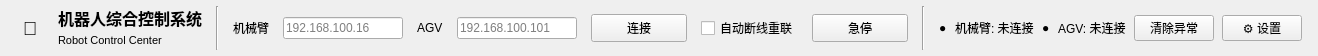
     <widget class="QFrame" name="topBar">
      <property name="sizePolicy">
       <sizepolicy hsizetype="Preferred" vsizetype="Maximum">
        <horstretch>0</horstretch>
        <verstretch>0</verstretch>
       </sizepolicy>
      </property>
      <property name="maximumSize">
       <size>
        <width>16777215</width>
        <height>56</height>
       </size>
      </property>
      <layout class="QHBoxLayout" name="topBarLayout">
       <property name="spacing">
        <number>14</number>
       </property>
       <property name="leftMargin">
        <number>16</number>
       </property>
       <property name="topMargin">
        <number>6</number>
       </property>
       <property name="rightMargin">
        <number>16</number>
       </property>
       <property name="bottomMargin">
        <number>6</number>
       </property>
       <item>
        <widget class="QLabel" name="lblLogo">
         <property name="minimumSize">
          <size>
           <width>28</width>
           <height>0</height>
          </size>
         </property>
         <property name="font">
          <font>
           <pointsize>14</pointsize>
          </font>
         </property>
         <property name="text">
          <string>🤖</string>
         </property>
         <property name="alignment">
          <set>Qt::AlignmentFlag::AlignCenter</set>
         </property>
        </widget>
       </item>
       <item>
        <layout class="QVBoxLayout" name="brandTitleLayout">
         <property name="spacing">
          <number>0</number>
         </property>
         <item>
          <widget class="QLabel" name="lblTitle">
           <property name="font">
            <font>
             <pointsize>12</pointsize>
             <bold>true</bold>
            </font>
           </property>
           <property name="text">
            <string>机器人综合控制系统</string>
           </property>
          </widget>
         </item>
         <item>
          <widget class="QLabel" name="lblSubtitle">
           <property name="font">
            <font>
             <pointsize>8</pointsize>
            </font>
           </property>
           <property name="text">
            <string>Robot Control Center</string>
           </property>
          </widget>
         </item>
        </layout>
       </item>
       <item>
        <widget class="QFrame" name="sep1">
         <property name="frameShape">
          <enum>QFrame::Shape::VLine</enum>
         </property>
         <property name="frameShadow">
          <enum>QFrame::Shadow::Sunken</enum>
         </property>
         <property name="fixedWidth" stdset="0">
          <number>1</number>
         </property>
        </widget>
       </item>
       <item>
        <widget class="QLabel" name="lblArmIpTitle">
         <property name="text">
          <string>机械臂</string>
         </property>
        </widget>
       </item>
       <item>
        <widget class="QLineEdit" name="editArmIp">
         <property name="minimumSize">
          <size>
           <width>120</width>
           <height>0</height>
          </size>
         </property>
         <property name="maximumSize">
          <size>
           <width>150</width>
           <height>16777215</height>
          </size>
         </property>
         <property name="placeholderText">
          <string>192.168.100.16</string>
         </property>
        </widget>
       </item>
       <item>
        <widget class="QLabel" name="lblAgvIpTitle">
         <property name="text">
          <string>AGV</string>
         </property>
        </widget>
       </item>
       <item>
        <widget class="QLineEdit" name="editAgvIp">
         <property name="minimumSize">
          <size>
           <width>120</width>
           <height>0</height>
          </size>
         </property>
         <property name="maximumSize">
          <size>
           <width>150</width>
           <height>16777215</height>
          </size>
         </property>
         <property name="placeholderText">
          <string>192.168.100.101</string>
         </property>
        </widget>
       </item>
       <item>
        <widget class="QPushButton" name="btnConnect">
         <property name="minimumSize">
          <size>
           <width>96</width>
           <height>28</height>
          </size>
         </property>
         <property name="text">
          <string>连接</string>
         </property>
        </widget>
       </item>
             <item>
              <widget class="QCheckBox" name="chkAutoReconnect">
               <property name="toolTip">
                <string>勾选后，若已连接的机械臂或 AGV 出现异常断开，系统将按 3s / 6s / 12s（上限）自动重新连接。用户主动点「断开」不会触发重联。</string>
               </property>
               <property name="text">
                <string>自动断线重联</string>
               </property>
              </widget>
             </item>
       <item>
        <widget class="QPushButton" name="btnEstop">
         <property name="minimumSize">
          <size>
           <width>96</width>
           <height>28</height>
          </size>
         </property>
         <property name="toolTip">
          <string>触发 AGV 软急停并取消导航</string>
         </property>
         <property name="text">
          <string>急停</string>
         </property>
        </widget>
       </item>
       <item>
        <widget class="QFrame" name="sep2">
         <property name="frameShape">
          <enum>QFrame::Shape::VLine</enum>
         </property>
         <property name="frameShadow">
          <enum>QFrame::Shadow::Sunken</enum>
         </property>
         <property name="fixedWidth" stdset="0">
          <number>1</number>
         </property>
        </widget>
       </item>
       <item>
        <layout class="QHBoxLayout" name="statusArea">
         <property name="spacing">
          <number>8</number>
         </property>
         <item>
          <widget class="QLabel" name="armStatusDot">
           <property name="text">
            <string>●</string>
           </property>
          </widget>
         </item>
         <item>
          <widget class="QLabel" name="armStatusLabel">
           <property name="text">
            <string>机械臂: 未连接</string>
           </property>
          </widget>
         </item>
         <item>
          <widget class="QLabel" name="agvStatusDot">
           <property name="text">
            <string>●</string>
           </property>
          </widget>
         </item>
         <item>
          <widget class="QLabel" name="agvStatusLabel">
           <property name="text">
            <string>AGV: 未连接</string>
           </property>
          </widget>
         </item>
         <item>
          <widget class="QPushButton" name="btnClearError">
           <property name="minimumSize">
            <size>
             <width>72</width>
             <height>24</height>
            </size>
           </property>
           <property name="text">
            <string>清除异常</string>
           </property>
          </widget>
         </item>
         <item>
          <widget class="QPushButton" name="btnSettings">
           <property name="minimumSize">
            <size>
             <width>64</width>
             <height>24</height>
            </size>
           </property>
           <property name="text">
            <string>⚙ 设置</string>
           </property>
          </widget>
         </item>
        </layout>
       </item>
      </layout>
     </widget>
